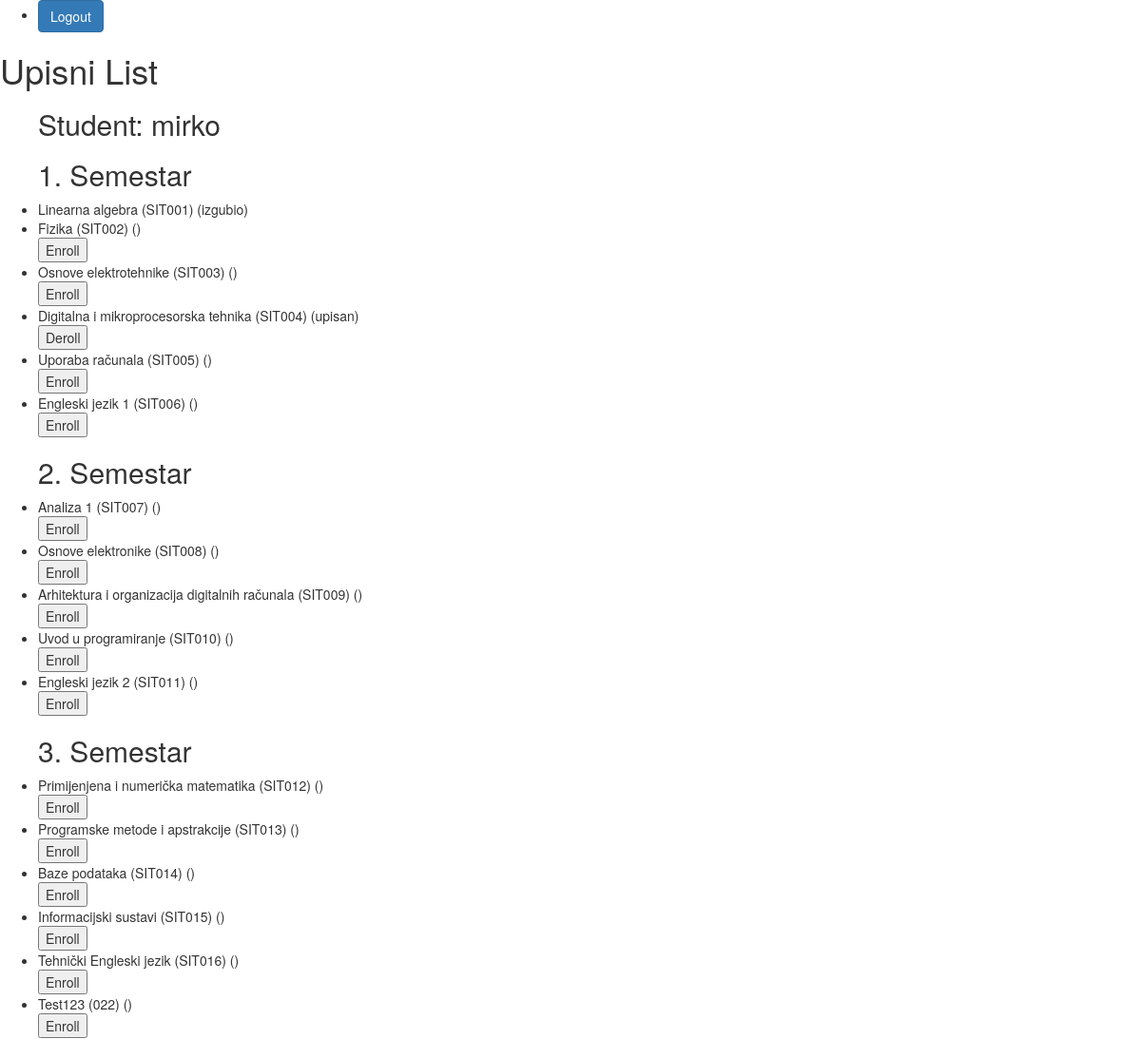
Before: /upisni-list/7/ (signed in, upper part) with the older database file.
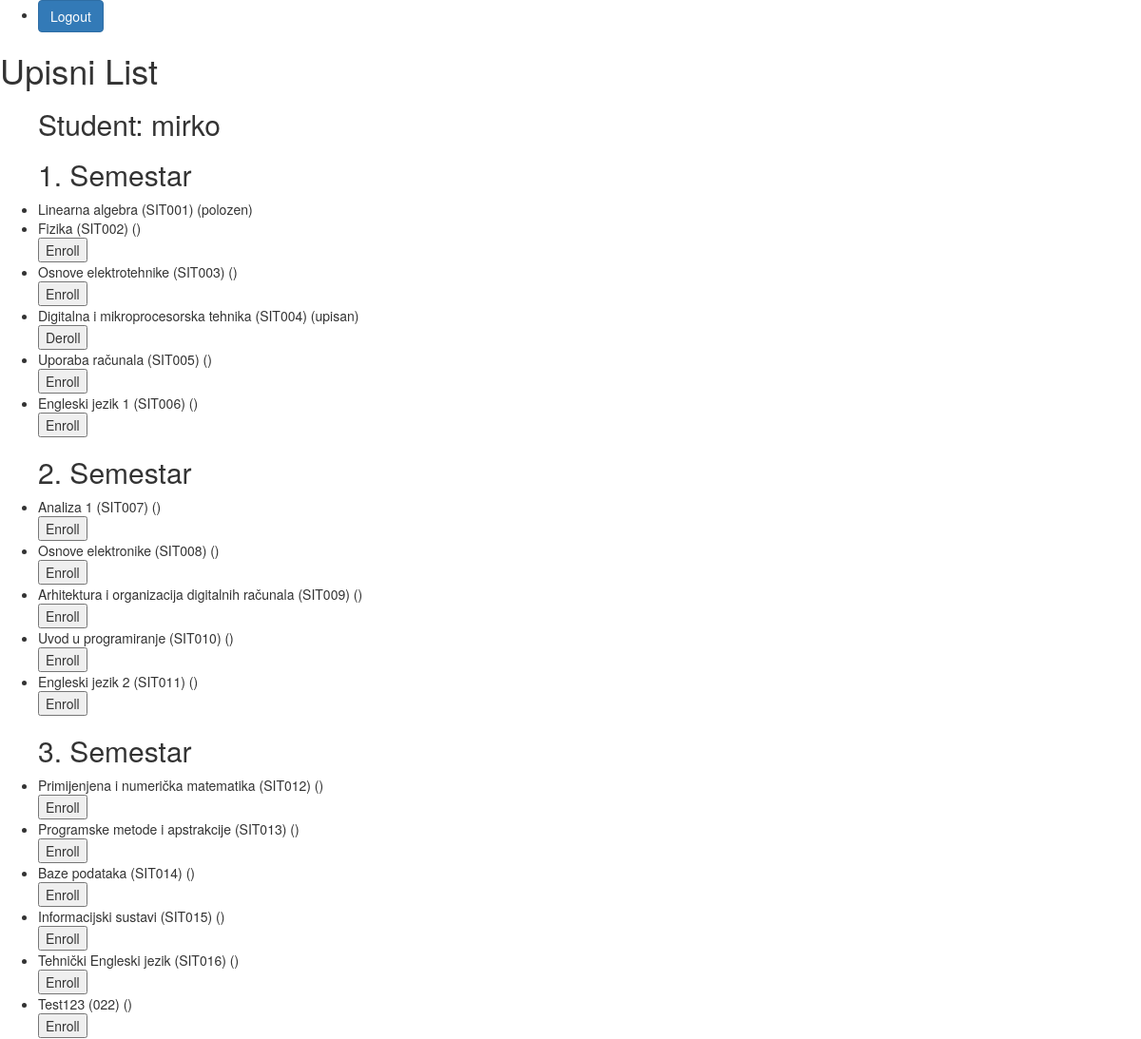
After: the same page with the newer database file.
### appUpisStudenata/models.py (models this page shows, shortened)
class Predmeti(models.Model):
    IZBORNI = (('DA', 'da'), ('NE', 'ne'))
    name = models.CharField(max_length=50)
    kod = models.CharField(max_length=50)
    program = models.CharField(max_length=50)
    ects = models.IntegerField()
    sem_red = models.IntegerField()
    sem_izv = models.IntegerField()
    izborni = models.CharField(max_length=50, choices=IZBORNI)
    nositelj = models.ForeignKey(Korisnik, on_delete=models.SET_NULL, blank=True, null=True, related_name='nositelj')

class Upisi(models.Model):
    studentId = models.ForeignKey(Korisnik, on_delete=models.CASCADE, blank=True, null=True, related_name='student')
    predmetId = models.ForeignKey(Predmeti, on_delete=models.CASCADE, blank=True, null=True, related_name='predmet')
    status = (
        ('upisan', 'Upisan'),
        ('polozen', 'Polozen'),
        ('izgubio', 'IzgubioPotpis')
    )
    status=models.CharField(max_length=64, choices=status)

### appUpisStudenata/views.py (the view)
# urls.py: path('upisni-list/<int:student_id>/', UpisniListView.as_view(), name='upisniList'),
class UpisniListView(LoginRequiredMixin, ListView):
    template_name = 'upisniList.html'
    context_object_name = 'predmeti_list'
    login_url = '/login/'
    def get_queryset(self):
        return Predmeti.objects.all()
    def get_context_data(self, **kwargs):
        context = super().get_context_data(**kwargs)
        student_id = self.kwargs.get('student_id')
        user = self.request.user
        student = get_object_or_404(Korisnik, pk=student_id)
        if not student_id:
            student = user
        enrollments = Upisi.objects.filter(studentId=student)
        enrolled_predmeti = enrollments.values_list('predmetId', flat=True)
        predmeti_list = context['predmeti_list']
        for predmet in predmeti_list:
            if predmet.pk in enrolled_predmeti and predmet:
                predmet.is_enrolled = True
                predmet.semester = predmet.sem_red if user.status == 'red' else predmet.sem_izv
                try:
                    enrolled_predmet = enrollments.filter(predmetId=predmet.pk).first()
                    predmet.status = enrolled_predmet.status
                except Upisi.DoesNotExist:
                    predmet.status = 'NE RADI'
            else:
                predmet.is_enrolled = False
                predmet.semester = predmet.sem_red if user.status == 'red' else predmet.sem_izv
        listSortedPredmeti = sorted(predmeti_list, key=lambda x: x.semester)
        semesters = set(predmet.semester for predmet in predmeti_list)
        lsSortedSemesters = sorted(semesters)
        context['semesters'] = lsSortedSemesters
        context['predmeti_list'] = listSortedPredmeti
        context['student'] = student
        return context

### appUpisStudenata/templates/upisniList.html (shortened to what this page needs)
{% extends 'base.html' %}
{% block content %}
    <h1>Upisni List</h1>
    <ul>
        <h2>Student: {{ student.username }}</h2>
        {% for semester in semesters %}
            <h2>{{ semester }}. Semestar</h2>
            {% for predmet in predmeti_list %}
                {% if predmet.semester == semester %}
                    <li>
                        {{ predmet.name }} ({{ predmet.kod }}) ({{ predmet.status }})
                        {% if predmet.status != "polozen" and predmet.status != "izgubio" %}
                            {% if predmet.is_enrolled %}
                                <form action="{% url 'deroll_subject' predmet.pk student.id %}" method="post">
                                    <button type="submit">Deroll</button>
                                </form>
                            {% else %}
                                <form action="{% url 'enroll_subject' predmet.pk student.id %}" method="post">
                                    <button type="submit">Enroll</button>
                                </form>
                            {% endif %}
                        {% endif %}
                {% endif %}
            {% endfor %}
        {% endfor %}
    </ul>
{% endblock %}

Changed rows visible on the page:
changed through a linked row, Predmeti "Linearna algebra": status "izgubio" → "polozen"
